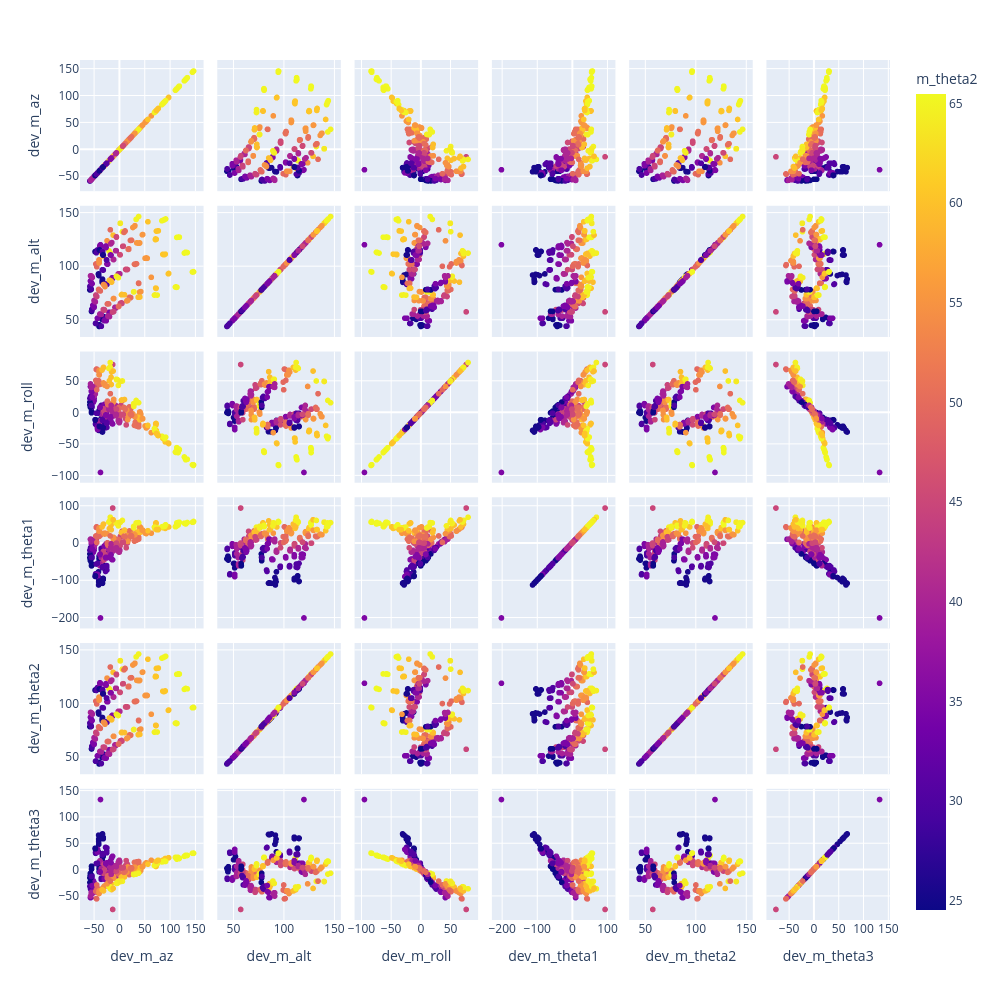

Write notebook code for a chart like this one.
### Code cell
fig = px.scatter_matrix(d, dimensions=["dev_m_az", "dev_m_alt", "dev_m_roll", "dev_m_theta1", "dev_m_theta2", "dev_m_theta3"], color="m_theta2")
fig.update_layout(height=1000,width=1000 )
fig.show()

### Figure 1 — Plotly figure (JSON) as saved in the notebook; plotly's stock layout.template omitted (floating-point values rounded to 4 significant figures; data arrays with more than 128 entries replaced by an {"elided": "..."} marker saying what was removed)
{"data": [{"dimensions": [{"axis": {"matches": true}, "label": "dev_m_az", "values": {"elided": "383 float values"}}, {"axis": {"matches": true}, "label": "dev_m_alt", "values": {"elided": "383 float values"}}, {"axis": {"matches": true}, "label": "dev_m_roll", "values": {"elided": "383 float values"}}, {"axis": {"matches": true}, "label": "dev_m_theta1", "values": {"elided": "383 float values"}}, {"axis": {"matches": true}, "label": "dev_m_theta2", "values": {"elided": "383 float values"}}, {"axis": {"matches": true}, "label": "dev_m_theta3", "values": {"elided": "383 float values"}}], "hovertemplate": "%{xaxis.title.text}=%{x}<br>%{yaxis.title.text}=%{y}<br>m_theta2=%{marker.color}<extra></extra>", "legendgroup": "", "marker": {"color": {"elided": "383 float values"}, "coloraxis": "coloraxis", "symbol": "circle"}, "name": "", "showlegend": false, "type": "splom"}], "layout": {"coloraxis": {"colorbar": {"title": {"text": "m_theta2"}}, "colorscale": [[0, "#0d0887"], [0.1111, "#46039f"], [0.2222, "#7201a8"], [0.3333, "#9c179e"], [0.4444, "#bd3786"], [0.5556, "#d8576b"], [0.6667, "#ed7953"], [0.7778, "#fb9f3a"], [0.8889, "#fdca26"], [1, "#f0f921"]]}, "dragmode": "select", "height": 1000, "legend": {"tracegroupgap": 0}, "margin": {"t": 60}, "width": 1000}}
